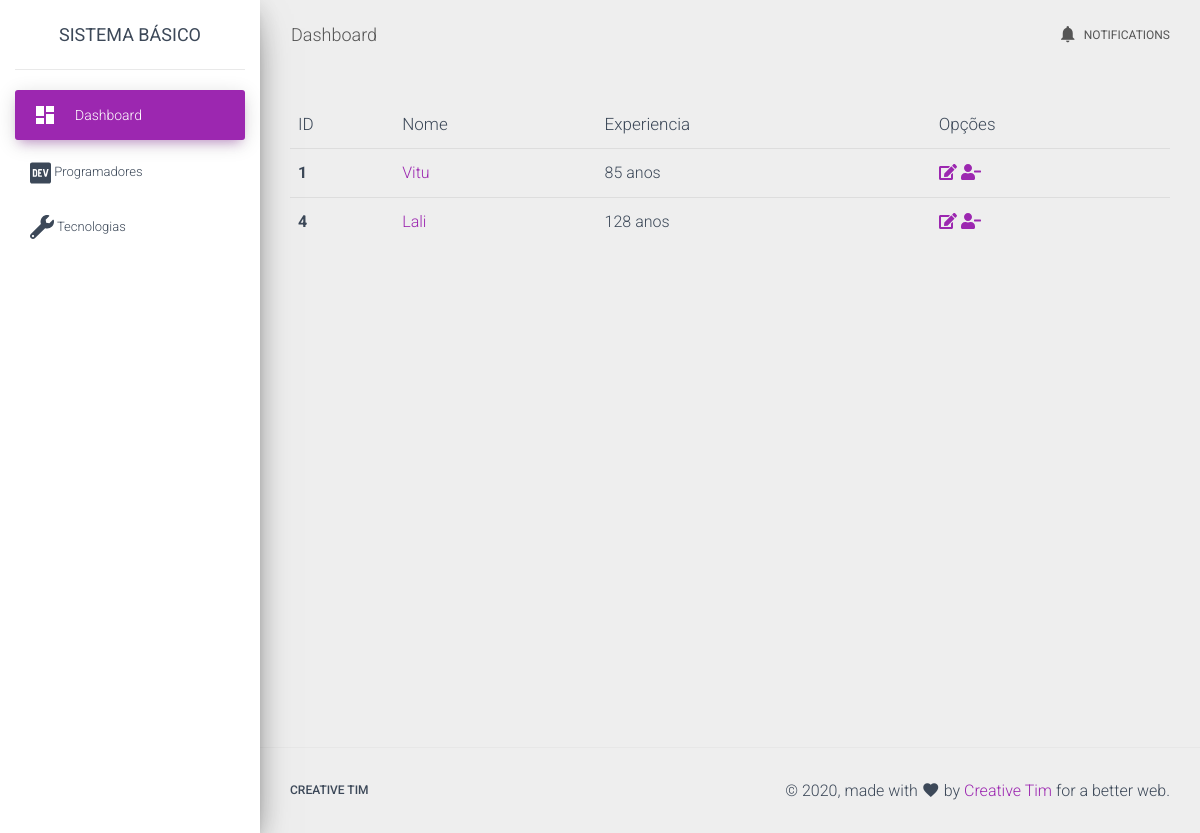
The page /tecnologia/perfil/1 on the database its author committed.
### sistema/programador/models.py (models this page shows)
class Programador(db.Model):
    __tablename__       = "programador"
    id                  = db.Column(db.Integer, primary_key=True)
    nome                = db.Column(db.String(30), nullable=False)
    experiencia         = db.Column(db.Integer, nullable=False)
    avatar              = db.Column(db.String(120))
    tecnologias         = db.relationship("Tecnologia", secondary=ProgramadorTecnologia, back_populates="programadores")

### sistema/tecnologia/views.py (the view)
@tecnologia.route('/perfil/<int:_id>')
def perfil(_id):
    tecnologia = Tecnologia.query.get_or_404(_id)
    return render_template('perfil_tecnologia.html', tecnologia = tecnologia)

### sistema/tecnologia/templates/perfil_tecnologia.html
{% extends 'base.html' %}
{% block content %}
<table class="table table-borderless">
    <thead>
      <tr>
        <th scope="col">ID</th>
        <th scope="col">Nome</th>
        <th scope="col">Experiencia</th>
        <th scope="col">Opções</th>
      </tr>
    </thead>
    <tbody>
      {% for programador in tecnologia.programadores %}
      <tr>
        <th scope="row">{{programador.id}}</th>
        <td><a href="{{url_for('programador.perfil',_id=programador.id)}}">{{programador.nome}}</a></td>
        <td>{{programador.experiencia}} anos</td>
        <td>
          <a href="{{url_for('programador.editar_programador',_id=programador.id)}}"><i class="fas fa-edit"></i></a>
          <a href="{{url_for('programador.excluir_programador',_id=programador.id)}}"><i class="fas fa-user-minus"></i></a>
        </td>
      </tr>
      {% endfor %}
    </tbody>
  </table>
{% endblock %}

### rows shown on the page
Programador: id "1", nome "Vitu", experiencia "85"
Programador: id "4", nome "Lali", experiencia "128"
